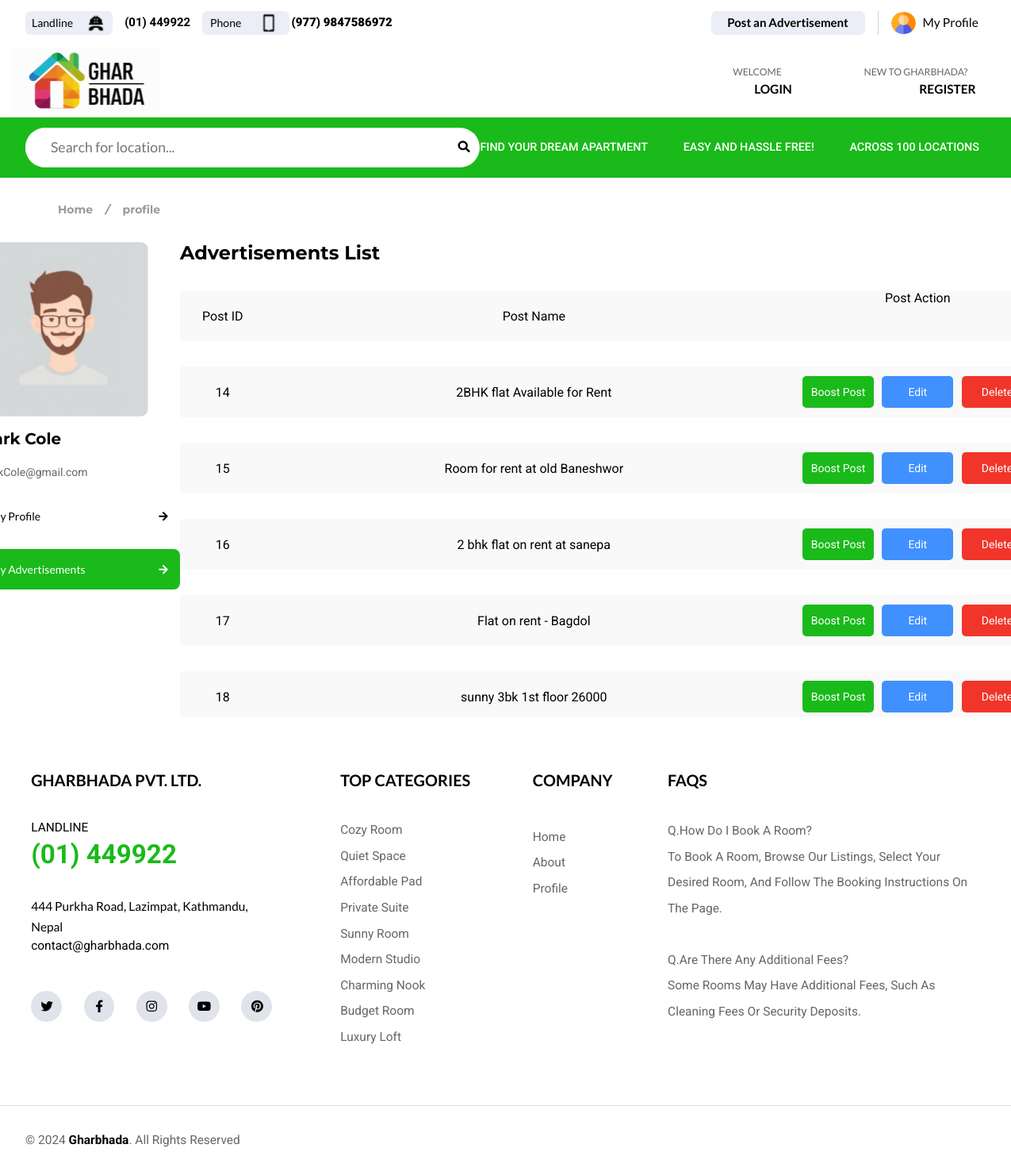
Screenshot of /components/MyAdvertisements.php (signed in) with the database file from the repository.
### tables this page shows
CREATE TABLE `posts` (
  `id` int(11) NOT NULL,
  `user_id` int(11) NOT NULL,
  `name` varchar(255) NOT NULL,
  `phone_number` varchar(20) NOT NULL,
  `title` varchar(255) NOT NULL,
  `rent` decimal(10,2) NOT NULL,
  `location` varchar(255) NOT NULL,
  `type` enum('residential','commercial') NOT NULL,
  `floor` varchar(40) DEFAULT NULL,
  `entrance` varchar(255) NOT NULL,
  `for_whom` enum('family','single') NOT NULL,
  `road_size` int(11) NOT NULL,
  `bedrooms` int(11) NOT NULL,
  `living_rooms` int(11) NOT NULL,
  `restrooms` int(11) NOT NULL,
  `image1` varchar(255) DEFAULT NULL,
  `image2` varchar(255) DEFAULT NULL,
  `image3` varchar(255) DEFAULT NULL,
  `description` text NOT NULL,
  `created_at` timestamp NOT NULL DEFAULT current_timestamp(),
  `updated_at` timestamp NOT NULL DEFAULT current_timestamp() ON UPDATE current_timestamp(),
  `status` tinyint(4) DEFAULT 0
);

### Models/PostCRUDModel.php (called while the page is built, shortened)
<?php
class PostCRUD
{
    private $db;
    public function __construct($db)
    {
        $this->db = $db;
    }
    public function getUserPosts($id){
        $query = "SELECT * FROM Posts WHERE user_id = ?";
        $stmt = $this->db->prepare($query);
        $stmt->bind_param('i', $id);
        $stmt->execute();
        $result = $stmt->get_result();
        $posts = [];
        while ($row = $result->fetch_assoc()) {
            $posts[] = $row;
        }
        return $posts;
    }
}
?>

### components/MyAdvertisements.php (the view, shortened to what this page needs)
<?php
$background_color_profile = '';
$background_color_ads = '';
if (strpos($_SERVER['REQUEST_URI'], '/components/MyProfile.php') !== false) {
    $background_color_profile = '#1ABA1A';
      $text_colorInfo = 'white';
    $arrowColorInfo = 'arrowProfileInfo.svg';
}else{
    $background_color_profile = 'white';
    $text_colorInfo = 'black';
    $arrowColorInfo = 'blackArrow.svg';
}
if (strpos($_SERVER['REQUEST_URI'], '/components/MyAdvertisements.php') !== false) {
    $background_color_ads = '#1ABA1A';
    $text_color = 'white';
  $arrowColor = 'arrowProfileInfo.svg';
}else{
    $background_color_ads = 'white';
    $text_color = 'black';
    $arrowColor = 'blackArrow.svg';
}
require_once '../Models/PostCRUDModel.php';
require_once '../Database/DatabaseConnection.php';
$PostCRUDModel = new PostCRUD($db);
$user = $_SESSION['user'];
    $id = $user['id'];
    $Posts = $PostCRUDModel->getUserPosts($id);
?>
<!DOCTYPE html>
<html lang="en">
  <head>
    <link rel="stylesheet" href="../css/style.css" />
    <link rel="stylesheet" href="../css/myProfile.css" />
  </head>
  <body>
    <?php
        include 'header.php';
    ?>
    <section id="Profile">
      <div id="pageLocation">
        <p id="pageLocationText">Home <i>/</i> <b>profile</b></p>
      </div>
      <div id="ProfileBox">
        <div id="ProfileInfo">
          <img
            src="../images/MyProfile/MyProfile.svg"
            alt=""
            id="ProfileImage"
          />
          <h1>Mark Cole</h1>
          <p>markCole@gmail.com</p>
          <div
            class="MyAccount"
            style="background-color: <?php echo $background_color_profile;?>; color: <?php echo $text_colorInfo;?> "
          >
            <a
              href="../router.php?route=MyProfile"
              style="text-decoration: none; color: <?php echo $text_colorInfo;?>"
              >My Profile</a
            >
            <img
              src="../images/MyProfile/<?php echo $arrowColorInfo ?>"
              alt=""
              id="arrowProfile"
            />
          </div>
          <div
            class="MyAccount"
            style="background-color: <?php echo $background_color_ads;?>;  "
          >
            <a
              href="../router.php?route=MyAdvertisements"
              style="text-decoration: none; color: <?php echo $text_color;?>"
              >My Advertisements</a
            >
            <img
              src="../images/MyProfile/<?php echo $arrowColor ?>"
              alt=""
              id="arrowProfile"
            />
          </div>
        </div>
        <div id="AdvertismentMain">
          <h1>Advertisements List</h1>
          <div id="AdvertisementList">
            <p id="PostId">Post ID</p>
            <p id="PostName">Post Name</p>
            <div id="PostAction">
              <p>Post Action</p>
            </div>
          </div>
          <?php foreach ($Posts as $post): ?>
          <div id="AdvertisementList">
            <p id="PostId"><?php echo($post['id']) ?></p>
            <p id="PostName"><?php echo($post['title']) ?></p>
            <div id="PostActions">
              <button id="BoostPost" onclick="PaymentForBoost(event)">Boost Post</button>
              <button id="EditPost"> <a href="../router.php?route=UpdatePost&post_id=<?php echo ($post['id']); ?>" id="searchPost" style="text-decoration: none; color: white">Edit</a></button>
              <button id="DeletePost"><a href="../Controllers/PostCRUDController.php?action=delete&post_id=<?php echo ($post['id']); ?>" id="searchPost" style="text-decoration: none; color: white">Delete</a></button>
            </div>
          </div>
          <?php endforeach; ?>
        </div>
      </div>
    </section>
    <?php
        include 'footer.php';
    ?>
  </body>
</html>

### css/style.css (style rules this page uses)
* { margin: 0; padding: 0; box-sizing: border-box; }
body { font-family: 'Roboto', sans-serif, Lato; background-color: #f1f1f1; width: 100%; height: 100%; }

### css/myProfile.css (style rules this page uses)
#Profile { width: 100%; height: 42.5rem; background-color: white; }
#pageLocation { width: 100%; height: 5.07306rem; background: #FFF; padding-left: 4.56rem; display: flex; align-items: center; }
#pageLocationText { color: #999; font-family: Montserrat; font-size: 0.87681rem; font-style: normal; font-weight: 700; line-height: 1.31525rem; display: flex; gap: 1rem; }
#ProfileBox { width: 100%; height: 42.4375rem; flex-shrink: 0; background: white; display: flex; justify-content: center; }
#ProfileInfo { width: 15.90625rem; height: 38.6875rem; flex-shrink: 0; background: white; display: flex; flex-direction: column; gap: 1rem; }
#ProfileImage { width: 13.40625rem; height: 13.75rem; flex-shrink: 0; border-radius: 0.625rem; }
#ProfileInfo h1 { color: #000; font-family: Montserrat; font-size: 1.25rem; font-style: normal; font-weight: 700; line-height: 1.5rem; }
#ProfileInfo p { color: #666; font-family: Roboto; font-size: 0.875rem; font-style: normal; font-weight: 400; line-height: 1.75rem; }
.MyAccount { display: flex; padding: 0.9375rem 0.925rem 0.9375rem 0.9375rem; justify-content: space-between; align-items: center; gap: 5.53194rem; border-radius: 0.5rem; color: #FFF; text-align: center; font-family: Lato; font-size: 0.875rem; font-style: normal; font-weight: 400; line-height: 1.3125rem; }
#arrowProfile { display: flex; width: 0.77813rem; height: 0.875rem; flex-direction: column; justify-content: center; }
#AdvertismentMain { width: 67.22rem; height: auto; flex-shrink: 0; background: white; display: flex; flex-direction: column; gap: 2rem; }
#AdvertismentMain h1 { color: #000; font-family: Montserrat; font-size: 1.5rem; font-style: normal; font-weight: 700; line-height: 1.8rem; text-transform: capitalize; }
#AdvertisementList { width: 100%; height: 4rem; background-color: #f9f9f9; display: flex; justify-content: space-between; }
#PostId { width: 10%; height: 100%; background-color: #f9f9f9; display: flex; justify-content: center; align-items: center; }
#PostName { width: 30%; height: 100%; background-color: #f9f9f9; display: flex; justify-content: center; align-items: center; }
#PostAction { height: 100%; background-color: #f9f9f9; display: flex; justify-content: center; width: 27%; }
#PostActions { height: 100%; width: 27%; background-color: #f9f9f9; display: flex; justify-content: space-between; align-items: center; }
#BoostPost { width: 5.625rem; height: 2.5rem; background-color: #1ABA1A; display: flex; justify-content: center; align-items: center; border-radius: 0.3125rem; color: white; font-family: Roboto; font-size: 0.875rem; font-style: normal; font-weight: 400; line-height: 1.3125rem; border: none; }
#EditPost { width: 5.625rem; height: 2.5rem; background-color: #4090ff; display: flex; justify-content: center; align-items: center; border-radius: 0.3125rem; color: white; font-family: Roboto; font-size: 0.875rem; font-style: normal; font-weight: 400; line-height: 1.3125rem; border: none; }
#DeletePost { width: 5.625rem; height: 2.5rem; background-color: #F1352B; display: flex; justify-content: center; align-items: center; border-radius: 0.3125rem; color: white; font-family: Roboto; font-size: 0.875rem; font-style: normal; font-weight: 400; line-height: 1.3125rem; border: none; }

### rows the page displays
posts: id "14", title "2BHK flat Available for Rent"
posts: id "15", title "Room for rent at old Baneshwor"
posts: id "16", title "2 bhk flat on rent at sanepa"
posts: id "17", title "Flat on rent - Bagdol"
posts: id "18", title "sunny 3bk 1st floor 26000"
